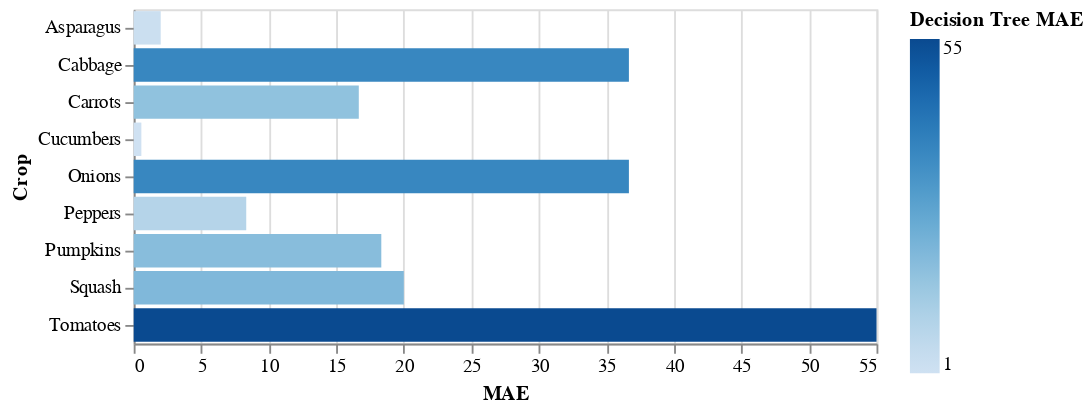

Notebook source saved alongside this figure:
### Code cell
dt_mae_chart

### Figure 1 — Vega-Lite specification as saved in the notebook (floating-point values rounded to 4 significant figures)
{"config": {"view": {"continuousWidth": 400, "continuousHeight": 300}}, "data": {"name": "data-bd709d7e33de1a5d231cdc8eb5888ef9"}, "mark": "bar", "encoding": {"color": {"condition": {"field": "Decision Tree MAE", "type": "quantitative", "selection": "selector001"}, "value": "grey"}, "tooltip": [{"field": "Decision Tree MAE", "type": "quantitative"}, {"field": "Crop", "type": "nominal"}], "x": {"field": "Decision Tree MAE", "title": "MAE", "type": "quantitative"}, "y": {"field": "Crop", "type": "nominal"}}, "selection": {"selector001": {"type": "single"}}, "$schema": "https://vega.github.io/schema/vega-lite/v4.17.0.json", "datasets": {"data-bd709d7e33de1a5d231cdc8eb5888ef9": [{"Crop": "Asparagus", "Decision Tree MAE": 2.0}, {"Crop": "Cabbage", "Decision Tree MAE": 36.67}, {"Crop": "Carrots", "Decision Tree MAE": 16.67}, {"Crop": "Cucumbers", "Decision Tree MAE": 0.5667}, {"Crop": "Onions", "Decision Tree MAE": 36.67}, {"Crop": "Peppers", "Decision Tree MAE": 8.333}, {"Crop": "Pumpkins", "Decision Tree MAE": 18.33}, {"Crop": "Squash", "Decision Tree MAE": 20.0}, {"Crop": "Tomatoes", "Decision Tree MAE": 55.0}]}}
